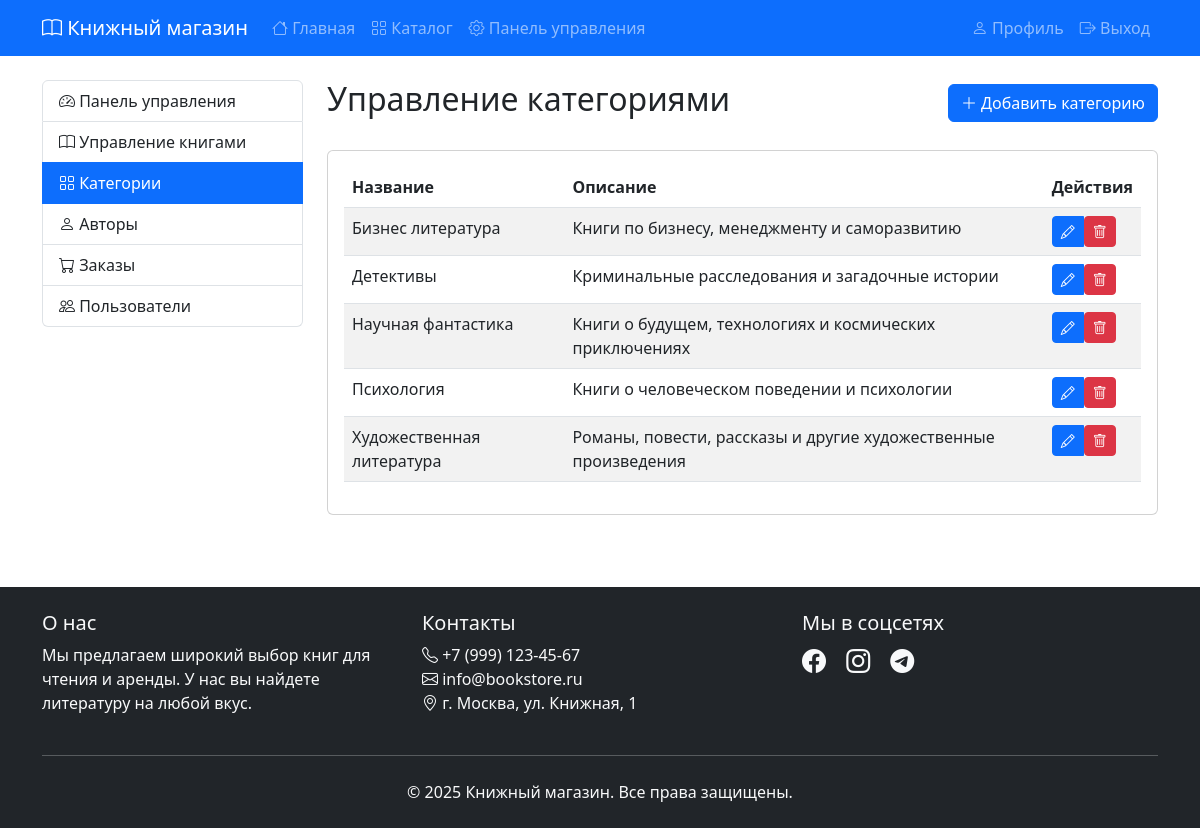
Screenshot of /admin/categories.php (signed in) with the database file from the repository.
### tables this page shows
CREATE TABLE `categories` (
  `id` int NOT NULL AUTO_INCREMENT,
  `name` varchar(100) NOT NULL,
  `description` text,
  `created_at` timestamp NULL DEFAULT CURRENT_TIMESTAMP,
  PRIMARY KEY (`id`)
);

### admin/categories.php (the view, shortened to what this page needs)
<?php
require_once '../includes/header.php';
$categories = $pdo->query("SELECT * FROM categories ORDER BY name")->fetchAll();
?>
<div class="row">
    <div class="col-md-3 mb-4">
        <div class="list-group">
            <a href="/admin/" class="list-group-item list-group-item-action">
                <i class="bi bi-speedometer2"></i> Панель управления
            </a>
            <a href="/admin/books.php" class="list-group-item list-group-item-action">
                <i class="bi bi-book"></i> Управление книгами
            </a>
            <a href="/admin/categories.php" class="list-group-item list-group-item-action active">
                <i class="bi bi-grid"></i> Категории
            </a>
            <a href="/admin/authors.php" class="list-group-item list-group-item-action">
                <i class="bi bi-person"></i> Авторы
            </a>
            <a href="/admin/orders.php" class="list-group-item list-group-item-action">
                <i class="bi bi-cart"></i> Заказы
            </a>
            <a href="/admin/users.php" class="list-group-item list-group-item-action">
                <i class="bi bi-people"></i> Пользователи
            </a>
        </div>
    </div>
    <div class="col-md-9">
        <div class="d-flex justify-content-between align-items-center mb-4">
            <h2>Управление категориями</h2>
            <button class="btn btn-primary" data-bs-toggle="modal" data-bs-target="#categoryModal">
                <i class="bi bi-plus-lg"></i> Добавить категорию
            </button>
        </div>
        <div class="card">
            <div class="card-body">
                <div class="table-responsive">
                    <table class="table table-striped">
                        <thead>
                            <tr>
                                <th>Название</th>
                                <th>Описание</th>
                                <th>Действия</th>
                            </tr>
                        </thead>
                        <tbody>
                            <?php foreach ($categories as $category): ?>
                            <tr>
                                <td><?php echo htmlspecialchars($category['name']); ?></td>
                                <td><?php echo htmlspecialchars($category['description']); ?></td>
                                <td>
                                    <div class="btn-group">
                                        <button class="btn btn-sm btn-primary edit-category"
                                                data-id="<?php echo $category['id']; ?>"
                                                data-name="<?php echo htmlspecialchars($category['name']); ?>"
                                                data-description="<?php echo htmlspecialchars($category['description']); ?>"
                                                data-bs-toggle="modal"
                                                data-bs-target="#categoryModal">
                                            <i class="bi bi-pencil"></i>
                                        </button>
                                        <form method="POST" class="d-inline"
                                              onsubmit="return confirm('Вы уверены, что хотите удалить эту категорию?');">
                                            <button type="submit" name="delete_category" class="btn btn-sm btn-danger">
                                                <i class="bi bi-trash"></i>
                                            </button>
                                        </form>
                                    </div>
                                </td>
                            </tr>
                            <?php endforeach; ?>
                        </tbody>
                    </table>
                </div>
            </div>
        </div>
    </div>
</div>
<?php require_once '../includes/footer.php'; ?>

### assets/css/style.css (style rules this page uses)
:root { --primary-color: #0d6efd; --secondary-color: #6c757d; }
body { min-height: 100vh; display: flex; flex-direction: column; }
.btn-primary { background-color: var(--primary-color); border-color: var(--primary-color); }

### rows the page displays
categories: name "Бизнес литература", description "Книги по бизнесу, менеджменту и саморазвитию"
categories: name "Детективы", description "Криминальные расследования и загадочные истории"
categories: name "Научная фантастика", description "Книги о будущем, технологиях и космических приключениях"
categories: name "Психология", description "Книги о человеческом поведении и психологии"
categories: name "Художественная литература", description "Романы, повести, рассказы и другие художественные произведения"
